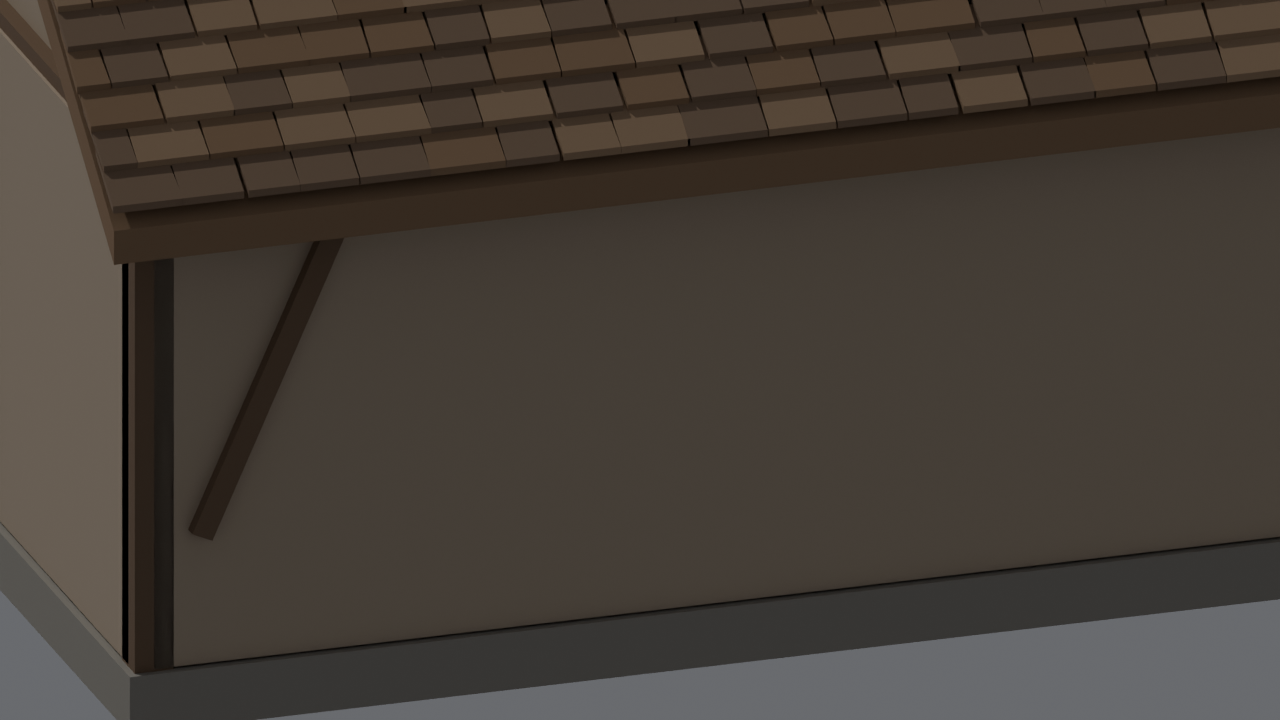
#> input picture experiments/art01_medieval_timber_frame/screenshots/blender_A_detail.png, 1280 x 720 px, given in place of godot_A_side.png, which was not available
$ python make_board.py
#> lines starting #> are read from the running program, lines starting #| are printed output that depends on the picture
"""Six paired comparisons made only from captured Blender/Godot image files."""
from pathlib import Path
from PIL import Image,ImageDraw,ImageFont
P=Path(__file__).resolve().parent;shots=P/'screenshots'
tile=(640,360);bar=44
rows=(('godot','side','Godot 4.7 · Seitenwand'),('godot','iso','Godot 4.7 · Isometrie'),('godot','detail','Godot 4.7 · Anschlüsse'),('godot','distance300','Godot 4.7 · ~300 px Gebäude'),('blender','side','Blender Cycles · Seitenwand'),('blender','iso','Blender Cycles · Isometrie'))
board=Image.new('RGB',(2*tile[0],len(rows)*(tile[1]+bar)),'#21282b');draw=ImageDraw.Draw(board)
#> after `board = Image.new('RGB', (2 * tile[0], len(rows) * (tile[1] + bar)), '`:
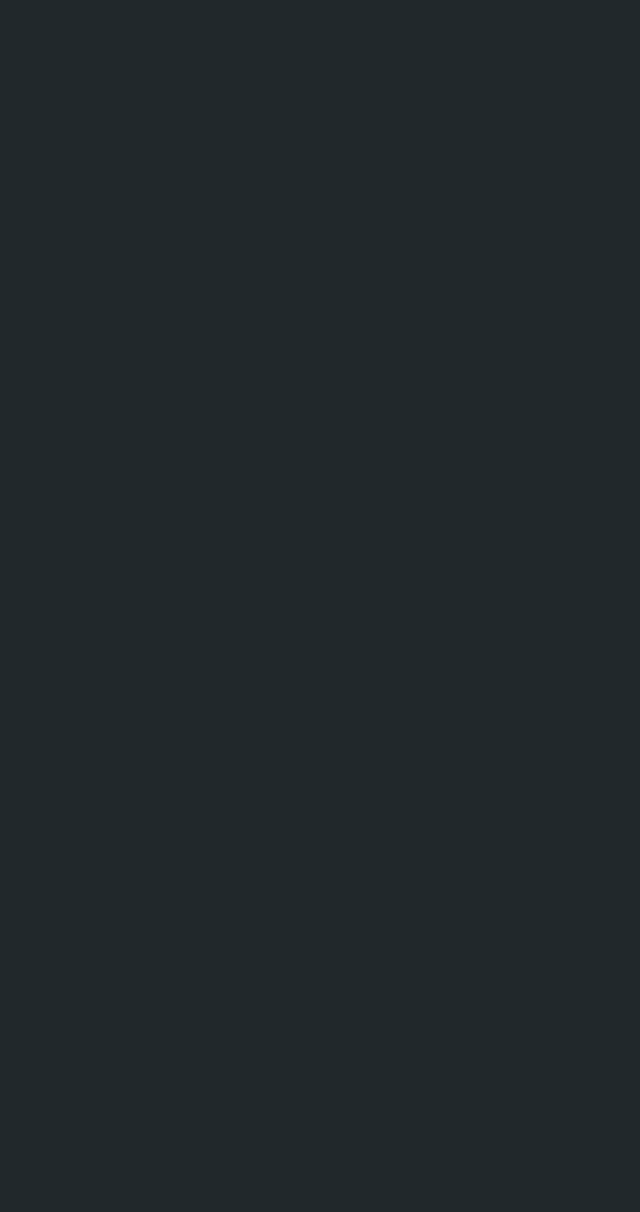
#> board: PIL image 1280x2424 RGB (shown at 1/2 size); mean R, G, B 33, 40, 43
try:font=ImageFont.truetype('/usr/share/fonts/truetype/dejavu/DejaVuSans.ttf',18)
except OSError:font=ImageFont.load_default()
for r,(engine,view,label) in enumerate(rows):
 for col,(variant,vlabel) in enumerate((('A','A – unveränderte 9K-Referenz'),('B','B – eine Fachwerk-Seitenwand'))):
  f=shots/f'{engine}_{variant}_{view}.png';image=Image.open(f).convert('RGB');assert image.size==(1280,720),f
  x=col*tile[0];y=r*(tile[1]+bar);draw.text((x+10,y+10),f'{label} | {vlabel}',font=font,fill='white');board.paste(image.resize(tile,Image.Resampling.LANCZOS),(x,y+bar))
#> after `board.paste(image.resize(tile, Image.Resampling.LANCZOS), (x, y + bar)`:
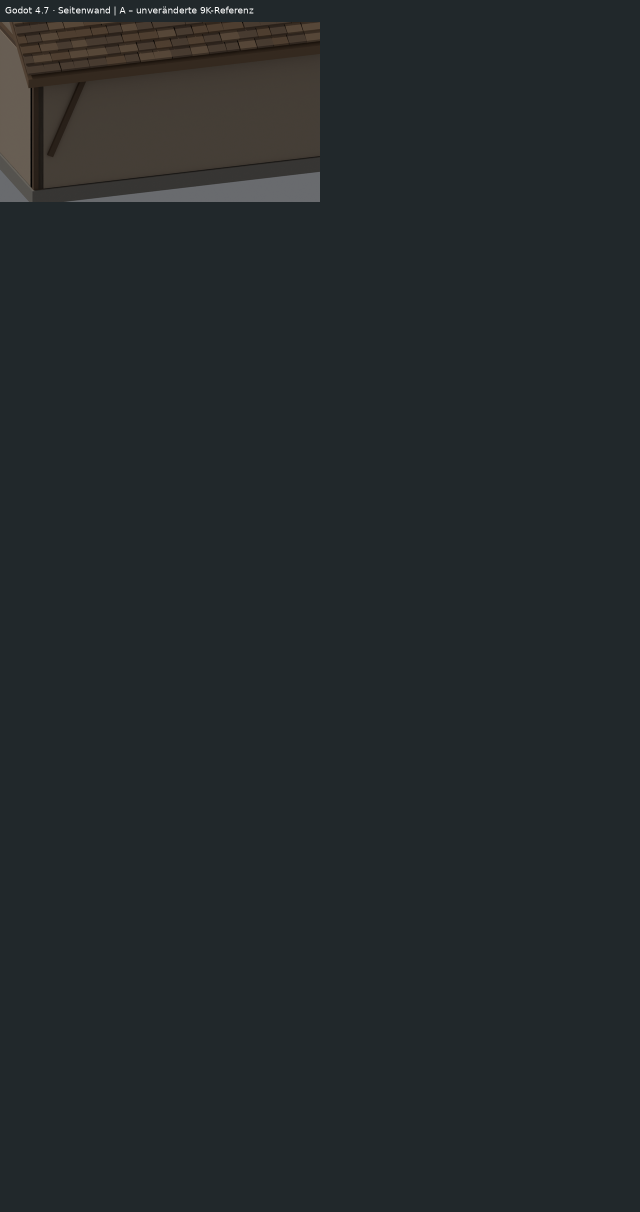
#> board: PIL image 1280x2424 RGB (shown at 1/2 size); mean R, G, B 35.8, 41.7, 44
#> pass 2 of the loop `for r,(engine,view,label) in enumerate(rows):`:
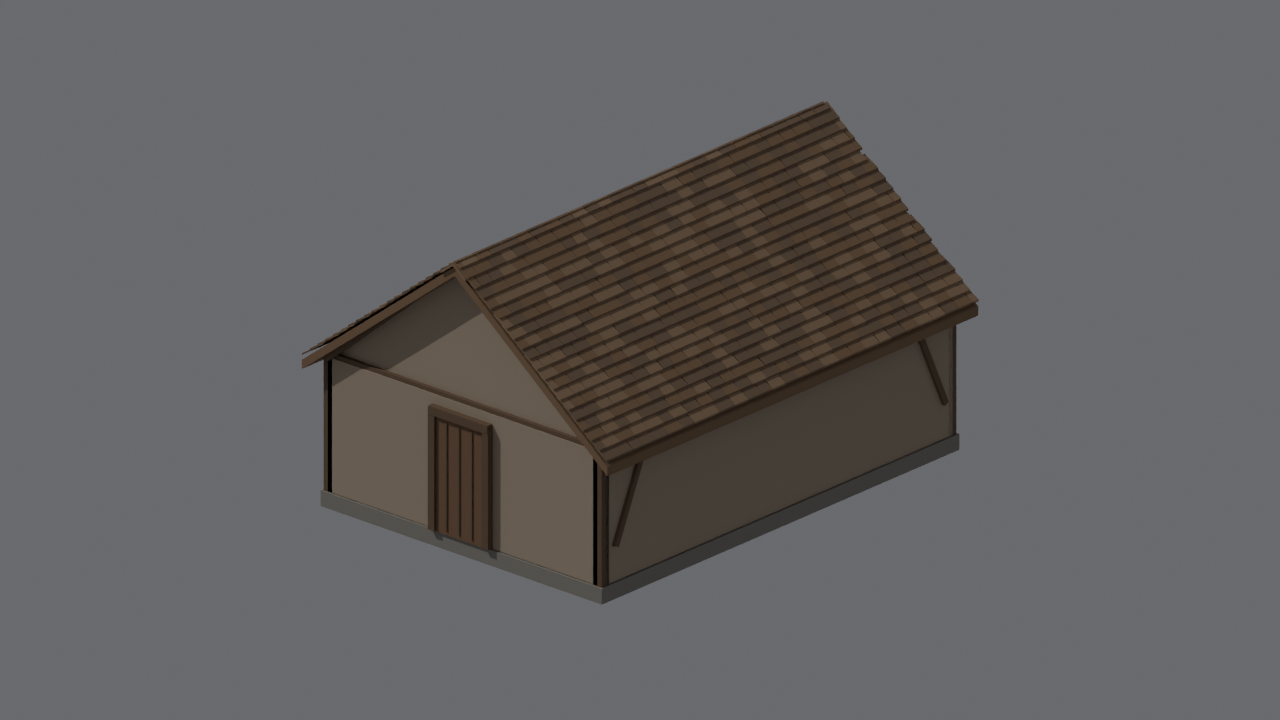
#> input picture experiments/art01_medieval_timber_frame/screenshots/blender_A_distance300.png, 1280 x 720 px, given in place of godot_A_iso.png, which was not available
#> `board.paste(image.resize(tile, Image.Resampling.LANCZOS), (x, y + bar)`:
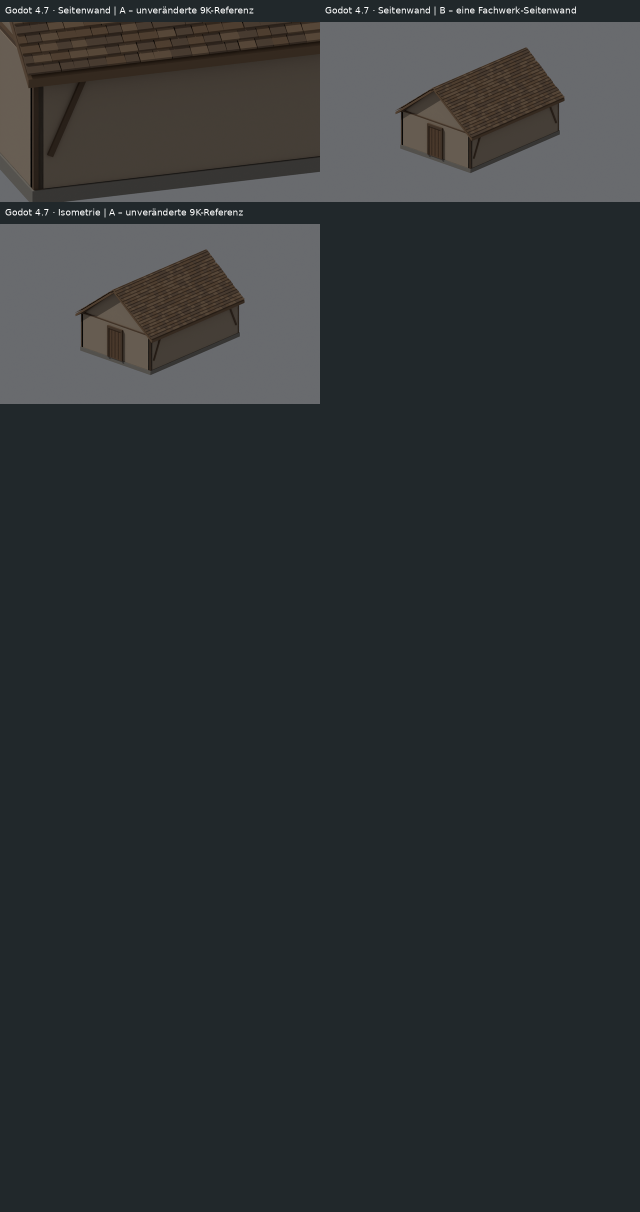
#> board: PIL image 1280x2424 RGB (shown at 1/2 size); mean R, G, B 45.6, 50.3, 52.2
#> (the run stopped early here; a loop or call above may not have finished)
